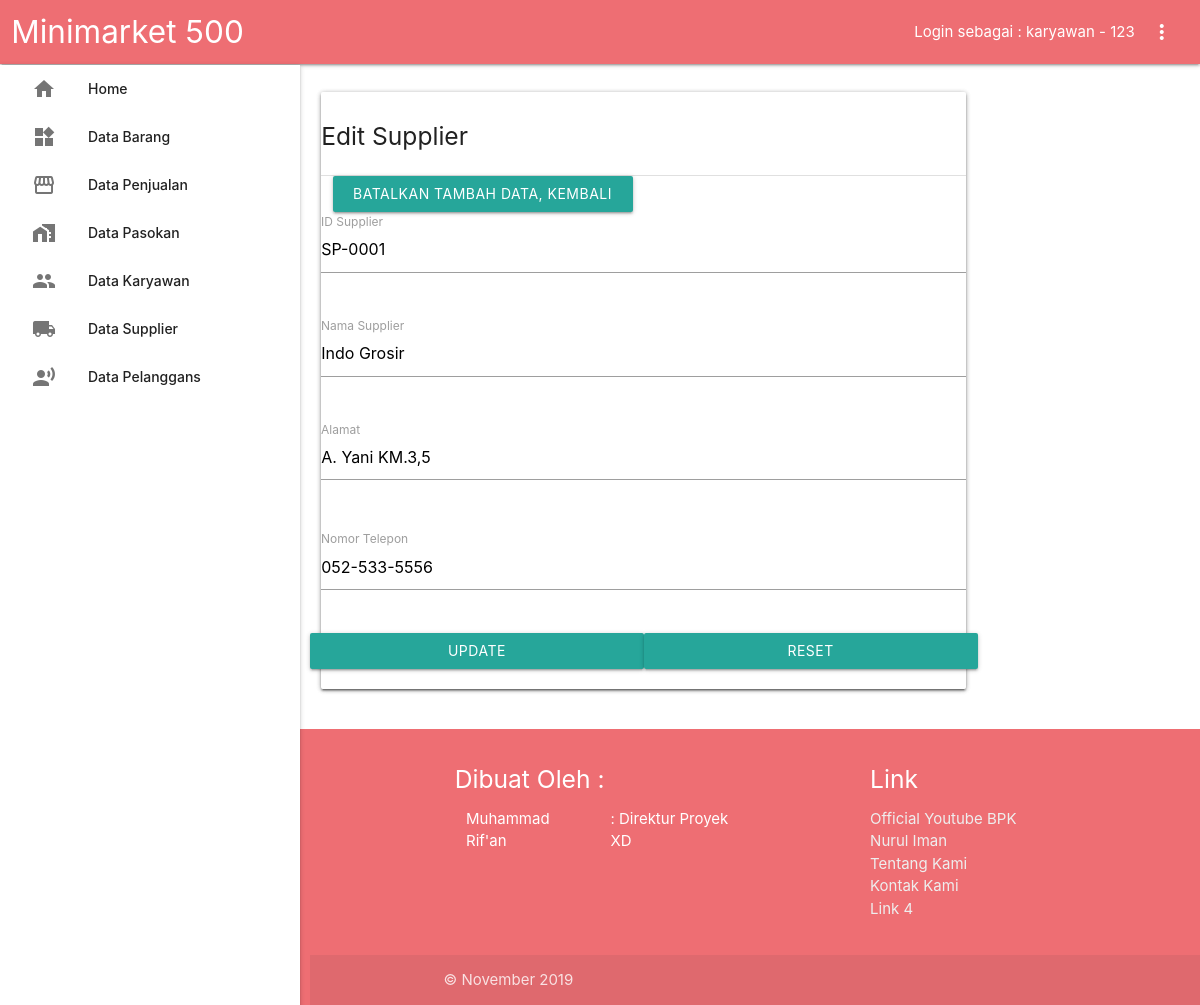
The app's page /?page=supplier&aksi=edit&id=SP-0001 (signed in) with its own data.
### tables this page shows
CREATE TABLE `supplier` (
  `id_supplier` varchar(20) NOT NULL,
  `nama_supplier` varchar(100) NOT NULL,
  `alamat` text NOT NULL,
  `no_telp` varchar(20) NOT NULL
);

### src/supplier/edit-spl.php (the view, shortened to what this page needs)
<?php
	if (empty($_GET['id'])) {
		echo "<script>alert('Pilih dulu yang ingin diedit!');
			window.location='?page=supplier';
		</script>";
	}else{
		$idUpdate =$_GET['id'];
		$query = "select * from supplier where id_supplier='$idUpdate'";
		$exe = mysqli_query($koneksi,$query);
		$data = mysqli_fetch_row($exe);
	}
?>
<div class="card">
		<div class="section">
    		<h5>Edit Supplier</h5>
		</div>
		<div class="divider"></div>
		<div class="col s12 m6 l6">
			<a href="?page=supplier" class="btn waves-effect waves-light">
				Batalkan tambah data, Kembali ke Tampil
			</a>
		</div>
		<div class="row">
			<form method="post" class="col s12">
				<div class="row">
                    <div class="input-field col s12">
                        <input readonly value="<?=$data[0]?>" id="id" type="text" name="id">
                        <label for="id">ID Supplier</label>
                    </div>
                </div>
                <div class="row">
                    <div class="input-field col s12">
                        <input id="ab" type="text" class="validate" name="nama" value="<?=$data[1]?>">
                        <label for="ab">Nama Supplier</label>
                    </div>
                </div>
                <div class="row">
                    <div class="input-field col s12">
                        <textarea id="ac" class="materialize-textarea" name="alamat"><?=$data[2]?></textarea>
                        <label for="ac">Alamat</label>
                    </div>
                </div>
                <div class="row">
                    <div class="input-field col s12">
                        <input id="ad" type="tel" class="validate" name="notelp" value="<?=$data[3]?>">
                        <label for="ad">Nomor Telepon</label>
                    </div>
                </div>
                <div class="row">
                    <button class="col s12 m6 btn waves-effect waves-light" type="submit" name="update">
                        Update
                    </button>
                    <button class="col s12 m6 btn waves-effect waves-light" type="reset">
                        Reset
                    </button>
                </div>
			</form>
		</div>
</div>

### index.php (style rules this page uses)
body { display: flex; min-height: 100vh; flex-direction: column; }

### records on screen
supplier: id "SP-0001", nama "Indo Grosir", alamat "A. Yani KM.3,5", notelp "052-533-5556"

### other values on screen
$tipe "karyawan"
$_SESSION['userName'] "123"
